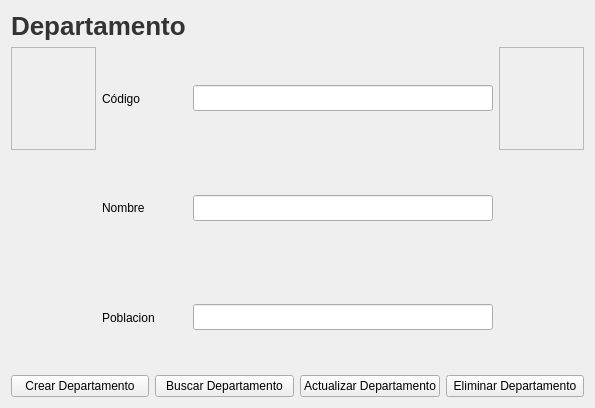
<?xml version="1.0" encoding="UTF-8"?>
<ui version="4.0">
 <class>Frame</class>
 <widget class="QFrame" name="Frame">
  <property name="geometry">
   <rect>
    <x>0</x>
    <y>0</y>
    <width>595</width>
    <height>408</height>
   </rect>
  </property>
  <property name="windowTitle">
   <string>Frame</string>
  </property>
  <layout class="QVBoxLayout" name="verticalLayout">
   <item>
    <widget class="QLabel" name="label_3">
     <property name="styleSheet">
      <string notr="true">QLabel {
	font-size: 26px;
	font-weight: bold;
	color: #333;
	text-align: center;
	qproperty-alignment: AlignCenter;
}</string>
     </property>
     <property name="text">
      <string>Departamento</string>
     </property>
    </widget>
   </item>
   <item>
    <layout class="QGridLayout" name="gridLayout">
     <item row="3" column="2">
      <widget class="QLineEdit" name="tfPoblacion">
       <property name="maximumSize">
        <size>
         <width>300</width>
         <height>26</height>
        </size>
       </property>
      </widget>
     </item>
     <item row="3" column="1">
      <widget class="QLabel" name="label_2">
       <property name="sizePolicy">
        <sizepolicy hsizetype="Preferred" vsizetype="Expanding">
         <horstretch>0</horstretch>
         <verstretch>0</verstretch>
        </sizepolicy>
       </property>
       <property name="maximumSize">
        <size>
         <width>300</width>
         <height>16777215</height>
        </size>
       </property>
       <property name="text">
        <string>Poblacion</string>
       </property>
      </widget>
     </item>
     <item row="0" column="2">
      <widget class="QLineEdit" name="tfCodigo">
       <property name="maximumSize">
        <size>
         <width>300</width>
         <height>26</height>
        </size>
       </property>
      </widget>
     </item>
     <item row="0" column="3">
      <widget class="QFrame" name="frame_2">
       <property name="maximumSize">
        <size>
         <width>16777215</width>
         <height>16777215</height>
        </size>
       </property>
       <property name="frameShape">
        <enum>QFrame::StyledPanel</enum>
       </property>
       <property name="frameShadow">
        <enum>QFrame::Raised</enum>
       </property>
      </widget>
     </item>
     <item row="0" column="1">
      <widget class="QLabel" name="label_7">
       <property name="sizePolicy">
        <sizepolicy hsizetype="Preferred" vsizetype="Expanding">
         <horstretch>0</horstretch>
         <verstretch>0</verstretch>
        </sizepolicy>
       </property>
       <property name="maximumSize">
        <size>
         <width>300</width>
         <height>16777215</height>
        </size>
       </property>
       <property name="text">
        <string>Código</string>
       </property>
      </widget>
     </item>
     <item row="2" column="2">
      <widget class="QLineEdit" name="tfNombre">
       <property name="maximumSize">
        <size>
         <width>300</width>
         <height>26</height>
        </size>
       </property>
      </widget>
     </item>
     <item row="0" column="0">
      <widget class="QFrame" name="frame">
       <property name="maximumSize">
        <size>
         <width>16777215</width>
         <height>16777215</height>
        </size>
       </property>
       <property name="frameShape">
        <enum>QFrame::StyledPanel</enum>
       </property>
       <property name="frameShadow">
        <enum>QFrame::Raised</enum>
       </property>
      </widget>
     </item>
     <item row="2" column="1">
      <widget class="QLabel" name="label">
       <property name="sizePolicy">
        <sizepolicy hsizetype="Preferred" vsizetype="Expanding">
         <horstretch>0</horstretch>
         <verstretch>0</verstretch>
        </sizepolicy>
       </property>
       <property name="maximumSize">
        <size>
         <width>300</width>
         <height>16777215</height>
        </size>
       </property>
       <property name="text">
        <string>Nombre</string>
       </property>
      </widget>
     </item>
    </layout>
   </item>
   <item>
    <layout class="QHBoxLayout" name="horizontalLayout">
     <item>
      <widget class="QPushButton" name="btnCrearDepartamento">
       <property name="sizePolicy">
        <sizepolicy hsizetype="Minimum" vsizetype="Fixed">
         <horstretch>0</horstretch>
         <verstretch>0</verstretch>
        </sizepolicy>
       </property>
       <property name="maximumSize">
        <size>
         <width>150</width>
         <height>16777215</height>
        </size>
       </property>
       <property name="cursor">
        <cursorShape>PointingHandCursor</cursorShape>
       </property>
       <property name="text">
        <string>Crear Departamento</string>
       </property>
      </widget>
     </item>
     <item>
      <widget class="QPushButton" name="btnBuscarDepartamento">
       <property name="sizePolicy">
        <sizepolicy hsizetype="Minimum" vsizetype="Fixed">
         <horstretch>0</horstretch>
         <verstretch>0</verstretch>
        </sizepolicy>
       </property>
       <property name="maximumSize">
        <size>
         <width>150</width>
         <height>16777215</height>
        </size>
       </property>
       <property name="cursor">
        <cursorShape>PointingHandCursor</cursorShape>
       </property>
       <property name="text">
        <string>Buscar Departamento</string>
       </property>
      </widget>
     </item>
     <item>
      <widget class="QPushButton" name="btnActualizarDepartamento">
       <property name="maximumSize">
        <size>
         <width>150</width>
         <height>16777215</height>
        </size>
       </property>
       <property name="cursor">
        <cursorShape>PointingHandCursor</cursorShape>
       </property>
       <property name="text">
        <string>Actualizar Departamento</string>
       </property>
      </widget>
     </item>
     <item>
      <widget class="QPushButton" name="btnEliminarDepartamento">
       <property name="maximumSize">
        <size>
         <width>150</width>
         <height>16777215</height>
        </size>
       </property>
       <property name="cursor">
        <cursorShape>PointingHandCursor</cursorShape>
       </property>
       <property name="text">
        <string>Eliminar Departamento</string>
       </property>
      </widget>
     </item>
    </layout>
   </item>
  </layout>
 </widget>
 <tabstops>
  <tabstop>tfCodigo</tabstop>
  <tabstop>tfNombre</tabstop>
  <tabstop>tfPoblacion</tabstop>
  <tabstop>btnCrearDepartamento</tabstop>
  <tabstop>btnBuscarDepartamento</tabstop>
  <tabstop>btnActualizarDepartamento</tabstop>
  <tabstop>btnEliminarDepartamento</tabstop>
 </tabstops>
 <resources/>
 <connections/>
</ui>
